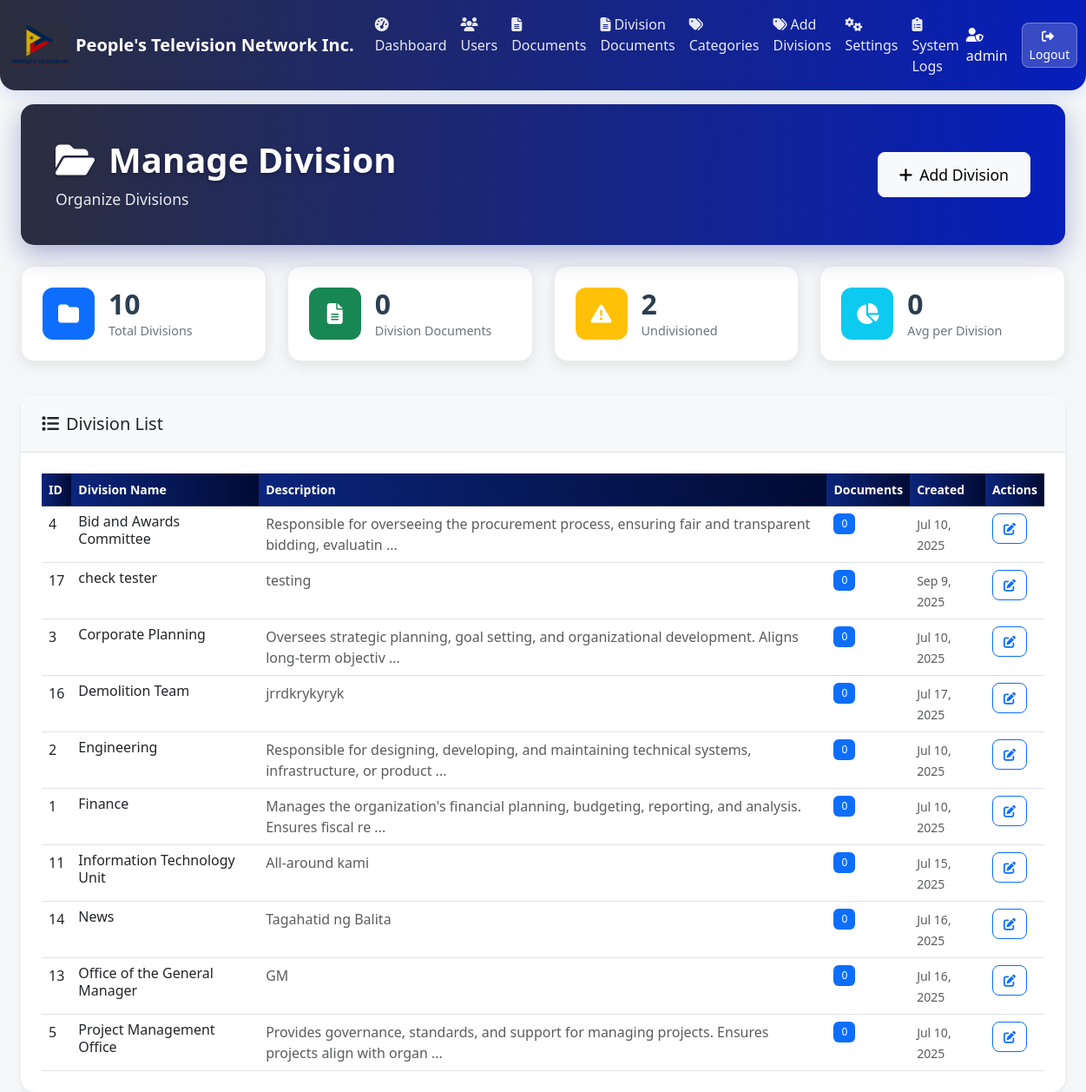
Page /superadmin/division.php (signed in) on the committed database.
### tables this page shows
CREATE TABLE `division` (
  `id` int(11) NOT NULL,
  `name` varchar(100) NOT NULL,
  `description` text DEFAULT NULL,
  `created_at` timestamp NOT NULL DEFAULT current_timestamp()
);

### superadmin/division.php (the view, shortened to what this page needs)
<?php
try {
    $stmt = $db->query("SHOW TABLES LIKE 'documents'");
    if ($stmt->rowCount() > 0) {
        $stmt = $db->query("SHOW COLUMNS FROM documents LIKE 'division_id'");
        if ($stmt->rowCount() > 0) {
            $stmt = $db->query("
                SELECT d.*, COUNT(doc.id) as document_count
                FROM division d
                LEFT JOIN documents doc ON d.id = doc.division_id
                GROUP BY d.id
                ORDER BY d.name
            ");
        }
    } else {
        $stmt = $db->query("
            SELECT d.*, 0 as document_count
            FROM division d
            ORDER BY d.name
        ");
    }
    $divisions = $stmt->fetchAll(PDO::FETCH_ASSOC);
} catch (Exception $e) {
    error_log("Error fetching divisions: " . $e->getMessage());
    $divisions = [];
    setAlert('Error loading divisions: ' . $e->getMessage(), 'warning');
}
require_once '../includes/superadmin_header.php';
?>
<div class="container-fluid px-4">
    <div class="row mb-4">
        <div class="col-12">
            <div class="card page-header-card">
                <div class="page-header-content">
                    <div class="d-flex justify-content-between align-items-center">
                        <div>
                            <h1 class="page-title">
                                <i class="fas fa-folder-open me-3"></i>Manage Division
                            </h1>
                            <p class="page-subtitle">Organize Divisions</p>
                        </div>
                        <div>
                            <button type="button" class="btn btn-light btn-lg" data-bs-toggle="modal" data-bs-target="#addDivisionModal">
                                <i class="fas fa-plus me-2"></i>Add Division
                            </button>
                        </div>
                    </div>
                </div>
            </div>
        </div>
    </div>
    <div class="row mb-4">
        <div class="col-md-3">
            <div class="stat-card">
                <div class="stat-icon bg-primary">
                    <i class="fas fa-folder"></i>
                </div>
                <div class="stat-content">
                    <h3><?php echo count($divisions); ?></h3>
                    <p>Total Divisions</p>
                </div>
            </div>
        </div>
        <div class="col-md-3">
            <div class="stat-card">
                <div class="stat-icon bg-success">
                    <i class="fas fa-file-alt"></i>
                </div>
                <div class="stat-content">
                    <?php
                    $total_docs = array_sum(array_column($divisions, 'document_count'));
                    ?>
                    <h3><?php echo $total_docs; ?></h3>
                    <p>Division Documents</p>
                </div>
            </div>
        </div>
        <div class="col-md-3">
            <div class="stat-card">
                <div class="stat-icon bg-warning">
                    <i class="fas fa-exclamation-triangle"></i>
                </div>
                <div class="stat-content">
                    <?php
                    try {
                        $stmt = $db->query("SHOW TABLES LIKE 'documents'");
                        if ($stmt->rowCount() > 0) {
                            $stmt = $db->query("SHOW COLUMNS FROM documents LIKE 'division_id'");
                            if ($stmt->rowCount() > 0) {
                                $stmt = $db->query("SELECT COUNT(*) as count FROM documents WHERE division_id IS NULL");
                            } else {
                                $stmt = $db->query("SELECT COUNT(*) as count FROM documents WHERE category_id IS NULL");
                            }
                            $uncategorized = $stmt->fetch(PDO::FETCH_ASSOC)['count'];
                        } else {
                            $uncategorized = 0;
                        }
                    } catch (Exception $e) {
                        $uncategorized = 0;
                    }
                    ?>
                    <h3><?php echo $uncategorized; ?></h3>
                    <p>Undivisioned</p>
                </div>
            </div>
        </div>
        <div class="col-md-3">
            <div class="stat-card">
                <div class="stat-icon bg-info">
                    <i class="fas fa-chart-pie"></i>
                </div>
                <div class="stat-content">
                    <?php
                    $avg_docs = count($divisions) > 0 ? round($total_docs / count($divisions), 1) : 0;
                    ?>
                    <h3><?php echo $avg_docs; ?></h3>
                    <p>Avg per Division</p>
                </div>
            </div>
        </div>
    </div>
    <div class="row">
        <div class="col-12">
            <div class="card shadow-sm">
                <div class="card-header bg-light">
                    <h5 class="mb-0">
                        <i class="fas fa-list me-2"></i>Division List
                    </h5>
                </div>
                <div class="card-body">
                    <?php if (empty($divisions)): ?>
                        <div class="text-center py-5">
                            <div class="empty-icon mb-3">
                                <i class="fas fa-folder-open" style="font-size: 3rem; color: #dee2e6;"></i>
                            </div>
                            <h5 class="text-muted">No divisions found</h5>
                            <p class="text-muted">Create your first Division</p>
                            <button type="button" class="btn btn-primary" data-bs-toggle="modal" data-bs-target="#addDivisionModal">
                                <i class="fas fa-plus me-2"></i>Add First Division
                            </button>
                        </div>
                    <?php else: ?>
                        <div class="table-responsive">
                            <table class="table table-hover">
                                <thead class="table-dark">
                                    <tr>
                                        <th>ID</th>
                                        <th>Division Name</th>
                                        <th>Description</th>
                                        <th>Documents</th>
                                        <th>Created</th>
                                        <th>Actions</th>
                                    </tr>
                                </thead>
                                <tbody>
                                    <?php foreach ($divisions as $division): ?>
                                        <tr>
                                            <td><?php echo htmlspecialchars($division['id']); ?></td>
                                            <td>
                                                <div class="d-flex align-items-center">
                                                    <div>
                                                        <h6 class="mb-0"><?php echo htmlspecialchars($division['name']); ?></h6>
                                                    </div>
                                                </div>
                                            </td>
                                            <td>
                                                <?php if (!empty($division['description'])): ?>
                                                    <span class="text-muted">
                                                        <?php echo htmlspecialchars(substr($division['description'], 0, 100)); ?>
                                                        <?php echo strlen($division['description']) > 100 ? '...' : ''; ?>
                                                    </span>
                                                <?php else: ?>
                                                    <span class="text-muted fst-italic">No description</span>
                                                <?php endif; ?>
                                            </td>
                                            <td>
                                                <div class="d-flex align-items-center">
                                                    <span class="badge bg-primary me-2">
                                                        <?php echo number_format($division['document_count']); ?>
                                                    </span>
                                                </div>
                                            </td>
                                            <td>
                                                <small class="text-muted">
                                                    <?php echo date('M j, Y', strtotime($division['created_at'])); ?>
                                                </small>
                                            </td>
                                            <td>
                                                <div class="btn-group btn-group-sm" role="group">
                                                    <button type="button" class="btn btn-outline-primary edit-division-btn"
                                                            data-division="<?php echo htmlspecialchars(json_encode($division)); ?>"
                                                            title="Edit">
                                                        <i class="fas fa-edit"></i>
                                                    </button>
                                                </div>
                                            </td>
                                        </tr>
                                    <?php endforeach; ?>
                                </tbody>
                            </table>
                        </div>
                    <?php endif; ?>
                </div>
            </div>
        </div>
    </div>
</div>

### includes/superadmin_header.php (style rules this page uses)
:root { --admin-primary: #dc3545; --admin-secondary: #6c757d; --admin-success: #198754; --admin-warning: #ffc107; --admin-danger: #dc3545; }
body { background: #f4f6f7ff; min-height: 100vh; }

### rows in the picture
division: id "4", name "Bid and Awards Committee", description "Responsible for overseeing the procurement process, ensuring fair and transparent bidding, evaluatin", document_count "0", created_at "Jul 10, 2025"
division: id "17", name "check tester", description "testing", document_count "0", created_at "Sep 9, 2025"
division: id "3", name "Corporate Planning", description "Oversees strategic planning, goal setting, and organizational development. Aligns long-term objectiv", document_count "0", created_at "Jul 10, 2025"
division: id "16", name "Demolition Team", description "jrrdkrykyryk", document_count "0", created_at "Jul 17, 2025"
division: id "2", name "Engineering", description "Responsible for designing, developing, and maintaining technical systems, infrastructure, or product", document_count "0", created_at "Jul 10, 2025"
division: id "1", name "Finance", description "Manages the organization's financial planning, budgeting, reporting, and analysis. Ensures fiscal re", document_count "0", created_at "Jul 10, 2025"
division: id "11", name "Information Technology Unit", description "All-around kami", document_count "0", created_at "Jul 15, 2025"
division: id "14", name "News", description "Tagahatid ng Balita", document_count "0", created_at "Jul 16, 2025"
division: id "13", name "Office of the General Manager", description "GM", document_count "0", created_at "Jul 16, 2025"
division: id "5", name "Project Management Office", description "Provides governance, standards, and support for managing projects. Ensures projects align with organ", document_count "0", created_at "Jul 10, 2025"

### other values in the picture
$_SESSION['full_name'] "admin"
count($divisions) "10"
$total_docs "0"
$uncategorized "2"
$avg_docs "0"
